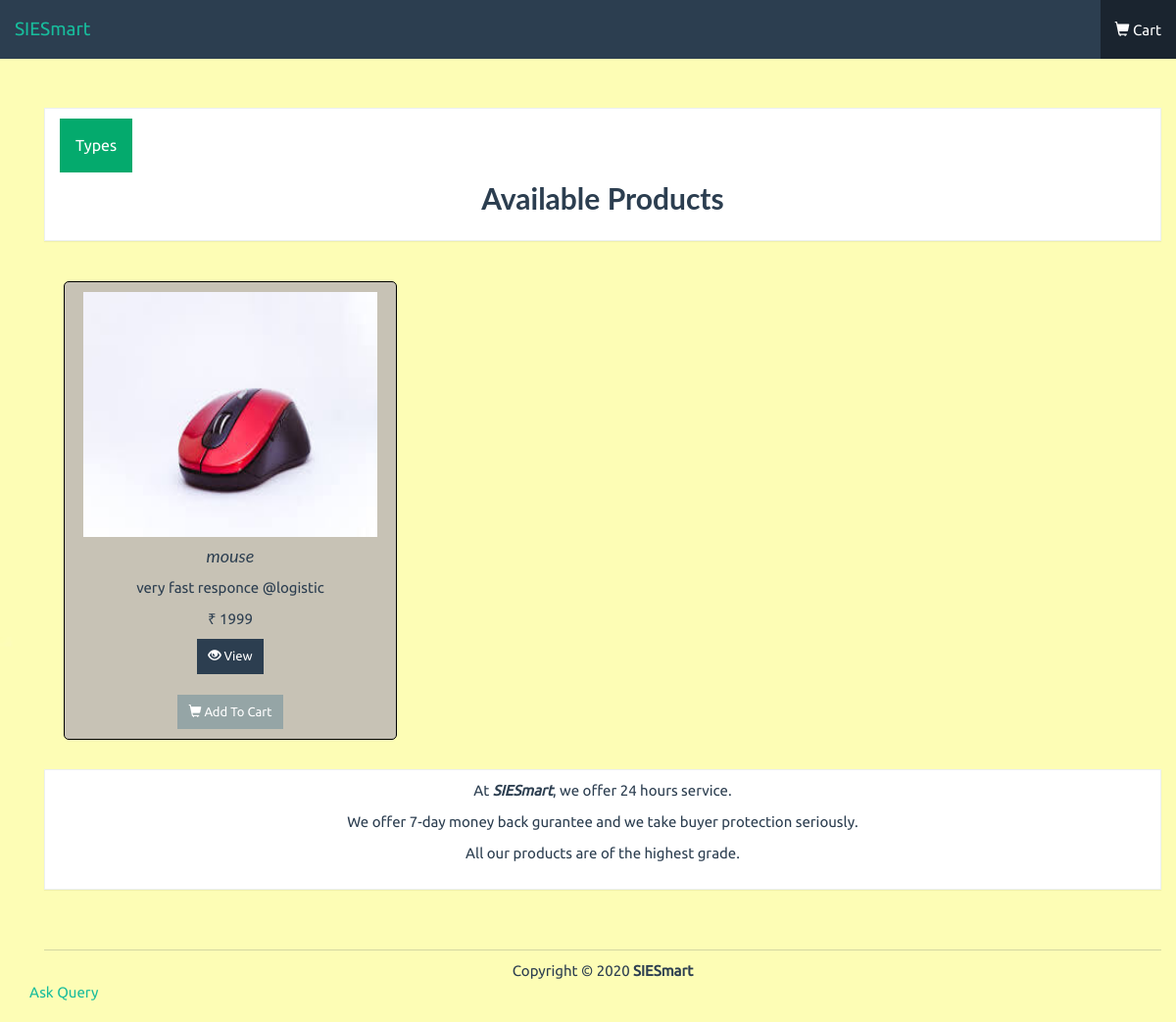
Page /mouse on the committed database.
### app.py (models this page shows)
class Product(db.Model):
    id = db.Column(db.Integer, primary_key=True)
    name = db.Column(db.String(50), unique=True)
    price = db.Column(db.Integer)  # in cents
    stock = db.Column(db.Integer)
    description = db.Column(db.String(500))
    image = db.Column(db.String(100))
    type= db.Column(db.String(50))
    orders = db.relationship('Order_Item', backref='product', lazy=True)
    def in_stock(self):
        if session:
            item = []
            try:
                item = session['cart']
            except:
                pass
            inde = 0
            if len(item) > 0:
                for ind, it in enumerate(item):
                    if it.get('id') == self.id:
                        inde = ind
                return self.stock - item[inde].get('quantity')
            else:
                return self.stock
        else:
            return self.stock

### app.py (the view)
@app.route("/mouse")
def mouse():
    mouse=Product.query.filter_by(type='mouse').all()
    return render_template("mouse.html", products=mouse)

### templates/mouse.html (shortened to what this page needs)
{% extends "base.html" %}
{% block body %}
<div class="container" style="margin-top: 40px !important;">
	<div class="row">
		<div class="col-lg-12">
			<div class="panel panel-default">
				<div class="panel-body">
					<div class="dropdown">
						<button class="dropbtn">Types</button>
					  </div>
					<h4 class="text-center pageTitle">Available Products</h4>
				</div>
			</div>
		</div>
	</div>
	<div class="row">
		{% for row in products|batch(1) %}
		<div class="containeryash col-sm-6">
			{% for product in row %}
			<div class="template ram text-center" style="width: 34rem;">
				<a href="{{ url_for('product', id=product.id) }}">
					<img src="{{ url_for('static',filename=product.image[29:])  }}" class="card-img-top harry"
						alt="...">
				</a>
				<div class="card-body">
					<h5 class="card-title name">{{ product.name }}</h5>
					<p class="card-text">{{ product.description }}</p>
					<p class="card-text">₹ {{ product.price }}</p>
					<a href="{{ url_for('product', id=product.id) }}" class="btn btn-primary btn-sm">
						<i class="glyphicon glyphicon-eye-open"></i> View
					</a>
					{% if product.in_stock() > 0 %}
					<a href="{{ url_for('quick_add', id=product.id) }}" class="btn btn-default btn-sm">
						<i class="glyphicon glyphicon-shopping-cart"></i> Add To Cart
					</a>
					{% endif %}
				</div>
			</div>
			{% endfor %}
		</div>
		{% endfor %}
	</div>
	<div class="row pad">
		<div class="col-lg-12">
			<div class="panel panel-default">
				<div class="panel-body text-center">
					<p>At <strong><em>SIESmart</em></strong>, we offer 24 hours service.</p>
					<p>We offer 7-day money back gurantee and we take buyer protection seriously.</p>
					<p>All our products are of the highest grade.</p>
				</div>
			</div>
		</div>
	</div>
	{% endblock %}

### static/css/styles.css (style rules this page uses)
body { font-family: Ubuntu, verdana, georgia, serif, sans-serif; }
a, a:hover, a:active, a:focus, a:visited { text-decoration: none; }
div.panel, .btn, .navbar { border-radius: 0; }
.pad { margin-top: 10px !important; }
div.panel-body { padding-top: 10px; }
.btn-primary { background-color: rgb(44, 62, 80); border-color: rgba(44, 62, 80, .5); }
.pageTitle { font-size: 30px; font-weight: bold; }
.harry { width:300px; height: 250px; }
.name { font-size: large; font-style: italic; }
.ram { padding: 10px; margin: 20px; background-color: #c7c2b5; border: 1px solid black; border-radius: 5px; }
.dropbtn { background-color: #04AA6D; color: white; padding: 16px; font-size: 16px; border: none; }
.dropdown { position: relative; display: inline-block; }

### static/css/base.css (style rules this page uses)
body { background-image: url("./images/light_yellow.jpg"); background-size: 1400px 650px; }

### rows in the picture
Product: image (picture), name "mouse", description "very fast responce @logistic", price "1999"
